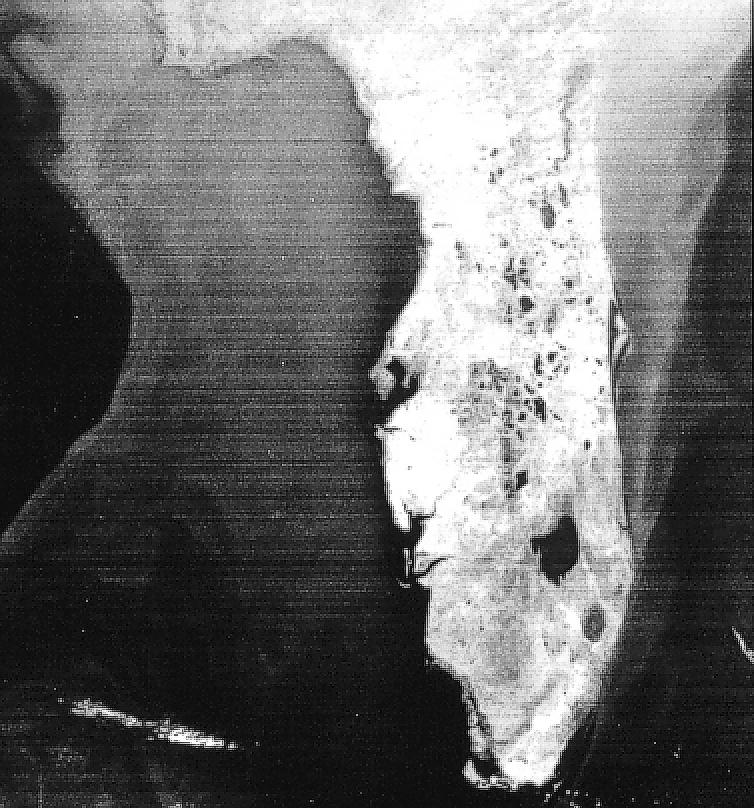
%> input picture HW5/07/data/Fig0519(a)(florida_satellite_original).tif, 754 x 808 px
$ octave --eval "fig0519_Bandreject;"   (GNU Octave 9; MATLAB toolbox functions it lacks are replaced by stand-ins)
%> lines starting %> are read from the running program, lines starting %| are printed output that depends on the picture; in (x1, y1, x2, y2) boxes, pixels count from 0 and x2, y2 are one past the last pixel; in counts of white or black regions, pixels touching at a corner belong together; the program's own positions count from 1
function fig0519_Bandreject()
% fig0516_Bandreject, P358

f = imread('..\data\Fig0519(a)(florida_satellite_original).tif');
%> f is the input picture: size 808x754 uint8; min 0, max 255, mean 109.3
f = im2double(f);
%> f: size 808x754 double
[M,N] = size(f);
%> M = 808; N = 754

% P = max([M N]);% Padding size.
F = fftshift(fft2(f,M,N));

close all
figure(1),imshow(f,[]);
figure(2),imshow(log(1+abs(F)),[]);
%> after `imshow(log(1+abs(F)),[])`:
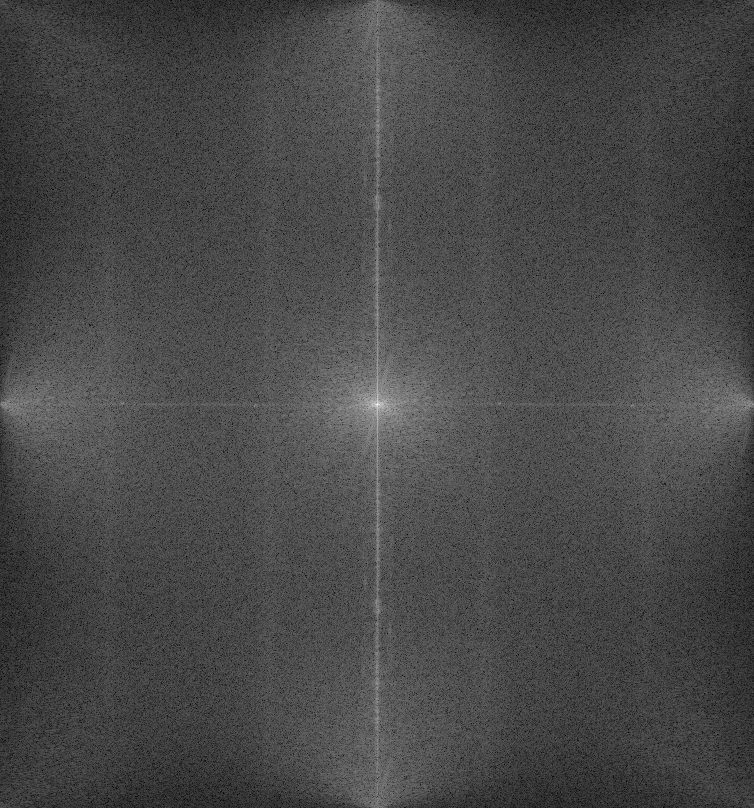
%> displayed picture: size 808x754, on the screen's scale of 0 to 255; min 0, max 255, mean 72.6

H = ones(size(f));
if 1
    H(1:M/2-10,N/2-3:N/2+3) = 0;
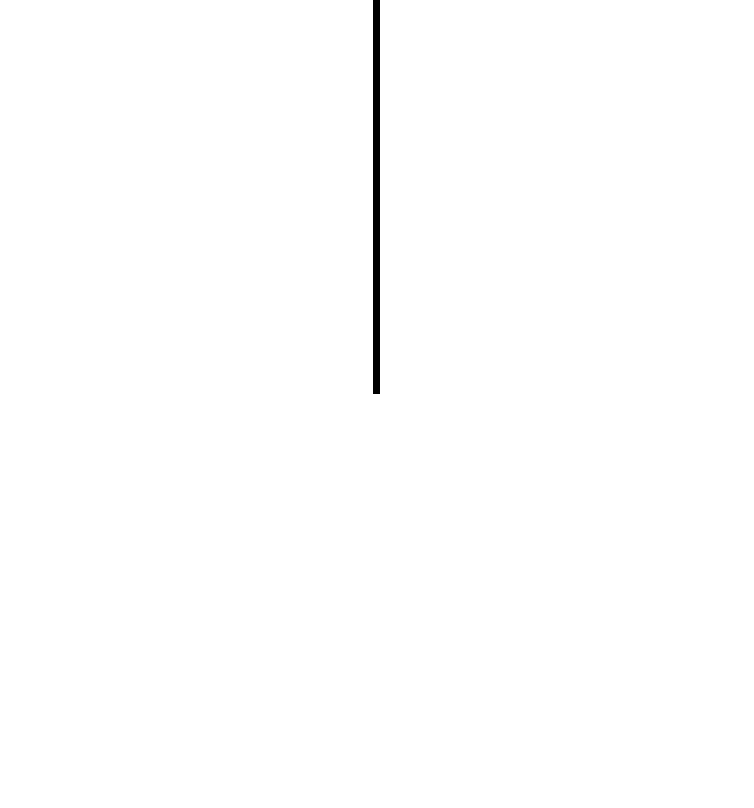
%> H: size 808x754 double; values 0 (black) and 1 (white), 99.5% white; 1 black region, box (x1, y1, x2, y2) and area: (373, 0, 380, 394) 2758
    H(M/2+11:end,N/2-3:N/2+3) = 0;
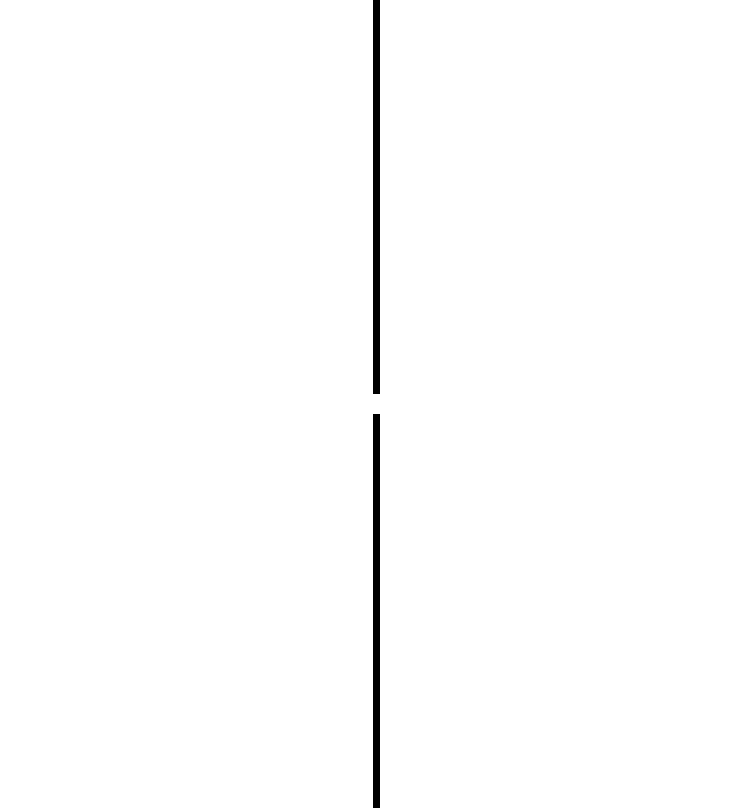
%> H: size 808x754 double; values 0 (black) and 1 (white), 99.1% white; 2 black regions, box (x1, y1, x2, y2) and area: (373, 0, 380, 394) 2758, (373, 414, 380, 808) 2758
else% remove low frequency
    H(:,N/2-3:N/2+3) = 0;
end

G_noise = F.*H;
g_noise = real(ifft2(ifftshift(G_noise)));
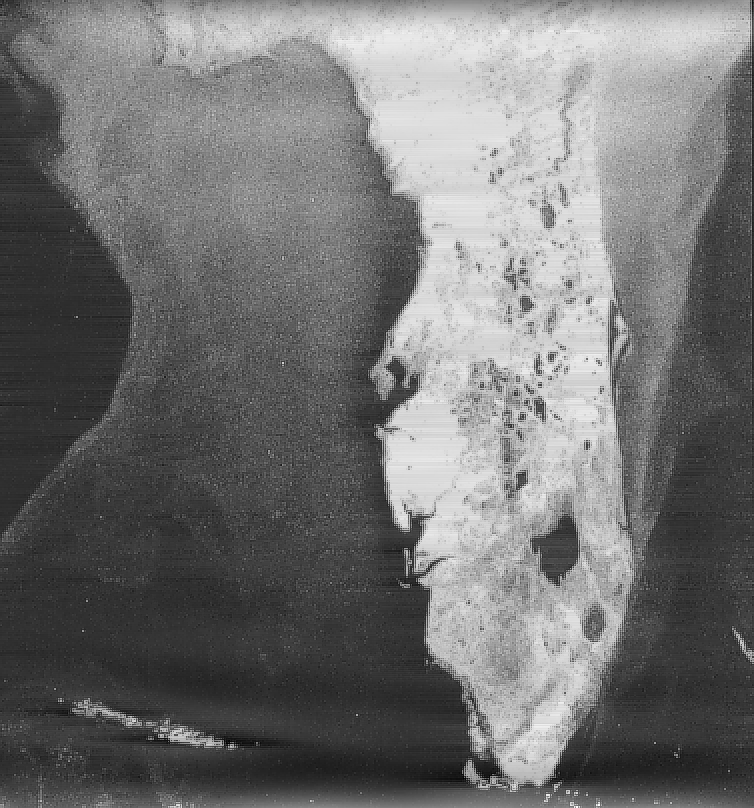
%> g_noise: size 808x754 double; min -0.192, max 1.19, mean 0.429; drawn with min black and max white
G = F.*(1-H);
g = real(ifft2(ifftshift(G)));
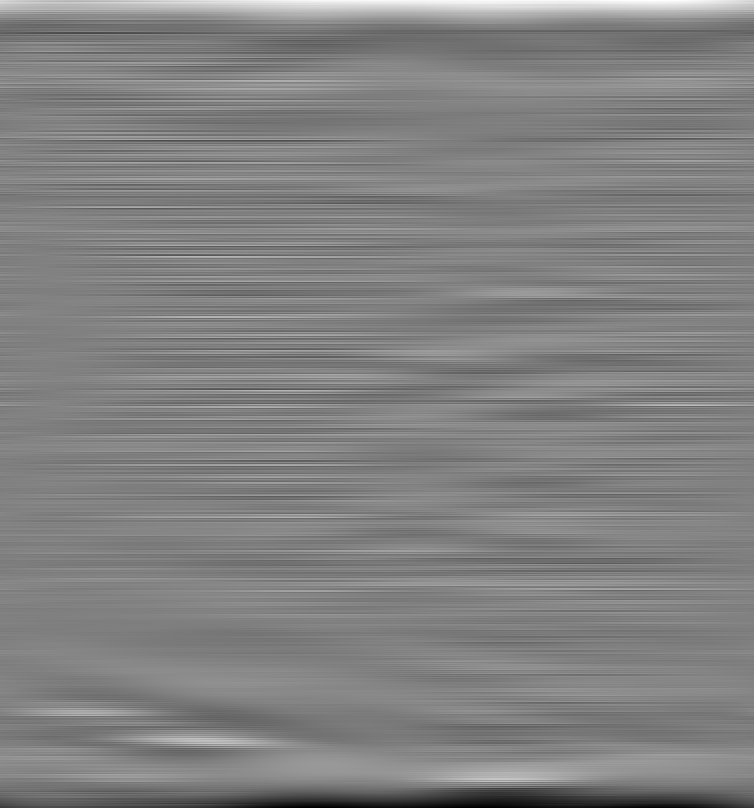
%> g: size 808x754 double; min -0.462, max 0.447, mean 2.61e-18; drawn with min black and max white

figure(3),imshow(g_noise,[]);
figure(4),imshow(g,[]);
figure(5),imshow(H,[]);
